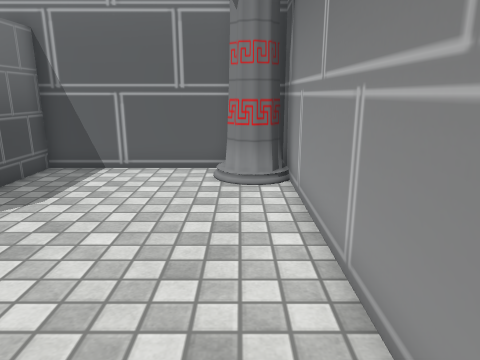
View 1 (above)

13 first-person views from a walk through a scene from a Unity 3-D project. The camera is 1.2 m above the floor, tilts 14° down and sees 70° across. Doors are open. The floor is counted in squares, 0.5 m on a side. Each view is taken from the middle of a square. On the plan, view 1 faces up. The plan holds only what a view shows up to about 20 squares ahead; the rest is blank. Some surface patterns are stand-ins.

View 2
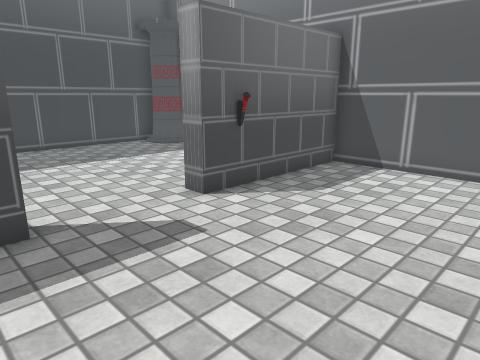

View 3
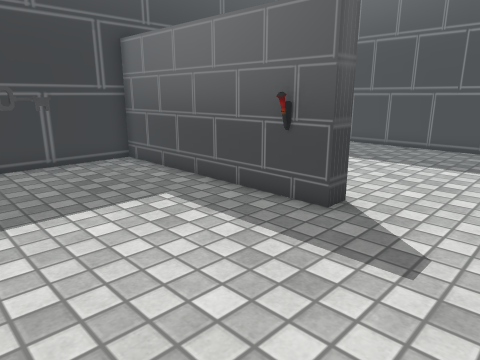

View 4
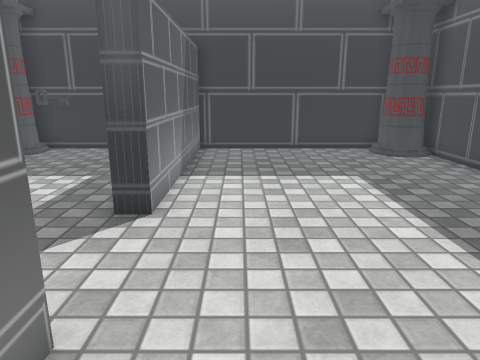

View 5
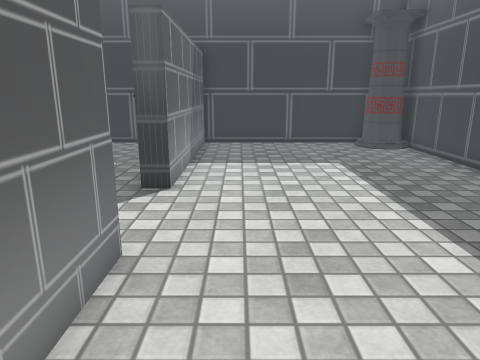

View 6
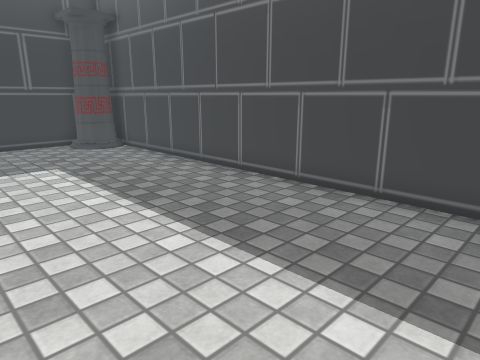

View 7
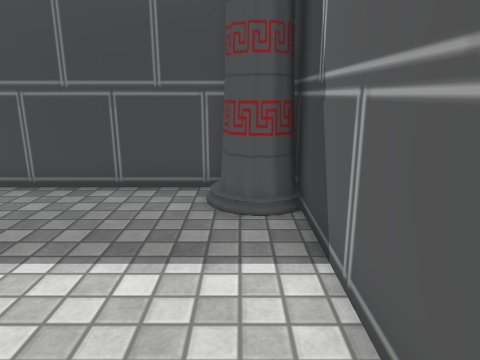

View 8
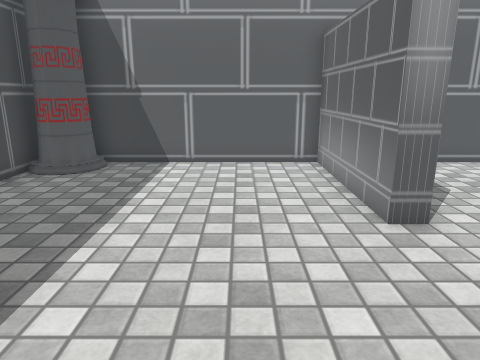

View 9
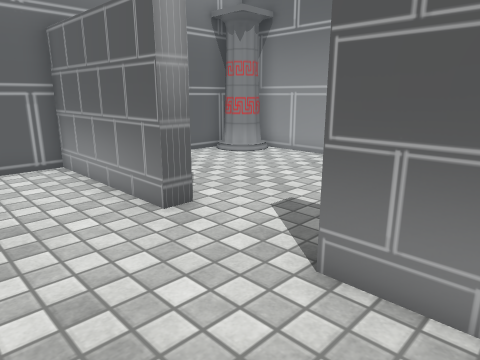

View 10
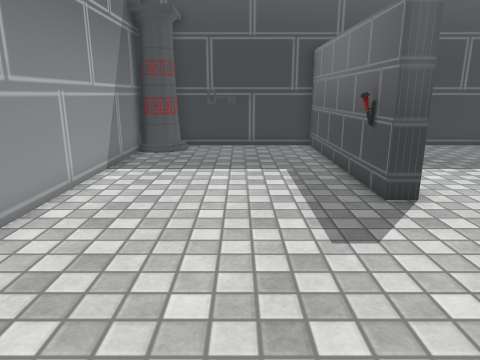

View 11
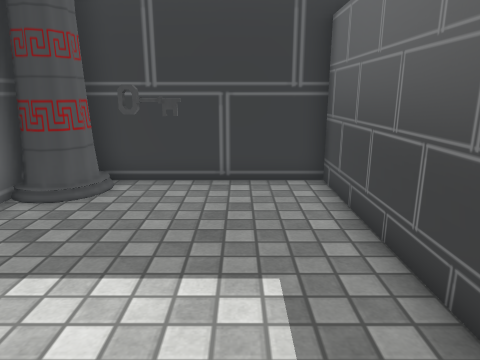

View 12
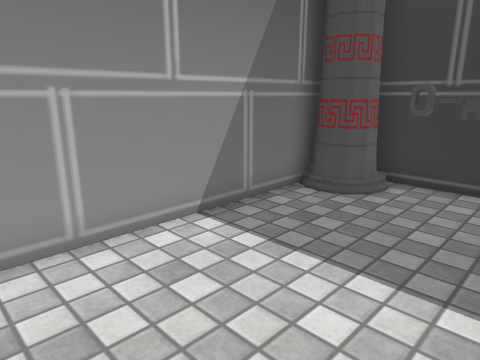

View 13
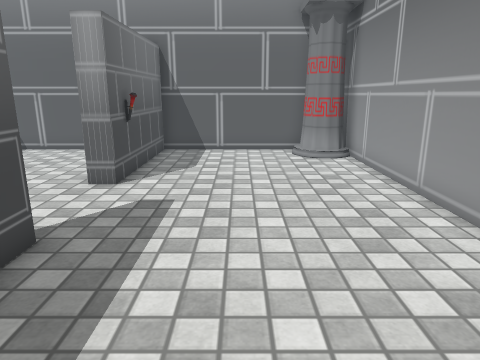

### Floor plan
Points are (right, up) in squares from view 1. A wall is a line through its corners. A room is listed if a view was taken in it or the views show most of it. See-through windows are left out.
Room 1 (views 1, 2, 3, 10, 11, 12, 13)
walls: (-6.4, 1.3) (-6.4, -7.6) (0.4, -7.6); (1.4, -5.5) (1.4, 10.2); (-0.4, 11.3) (-6.4, 11.3) (-6.4, 5.1)
ways out: open door at (-6.6, 3.2) to room 2
objects: torch (-6, 6); key (-2, -5); pillar (0, -7) to (1, -6); pillar (0, 10) to (1, 11)
Room 2 (views 4, 5, 6, 7, 8, 9)
walls: (-7.2, 5.1) (-7.2, 11.3) (-14.5, 11.3); (-16.8, 10.9) (-16.8, -7); (-15.5, -7.6) (-7.2, -7.6) (-7.2, 1.3)
ways out: open door at (-6.6, 3.2) to room 1
objects: pillar (-16, -7) to (-15, -6); pillar (-16, 10) to (-15, 11)

Where each view was taken, in squares from view 1:
view 1: 0 up, 0 right, facing up
view 2: 0 up, 0 right, facing up-left
view 3: 5 up, 0 right, facing down-left
view 4: 8 up, 9 left, facing down
view 5: 10 up, 9 left, facing down
view 6: 10 up, 9 left, facing down-left
view 7: 10 up, 8 left, facing left
view 8: 1 down, 10 left, facing up
view 9: 1 down, 11 left, facing up-right
view 10: 9 up, 3 left, facing down
view 11: 2 up, 4 left, facing down
view 12: 2 up, 4 left, facing down-right
view 13: 4 down, 3 left, facing up
